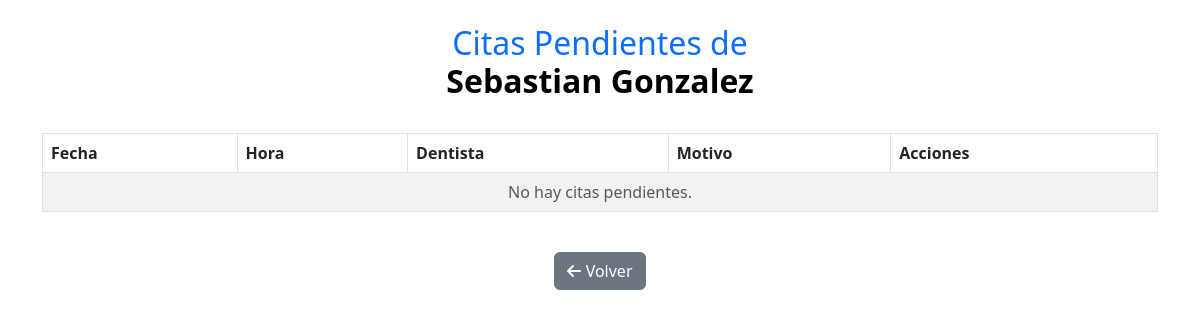
/ver_citas_pendientes/10/ (signed in), run on an earlier commit of the app's database.
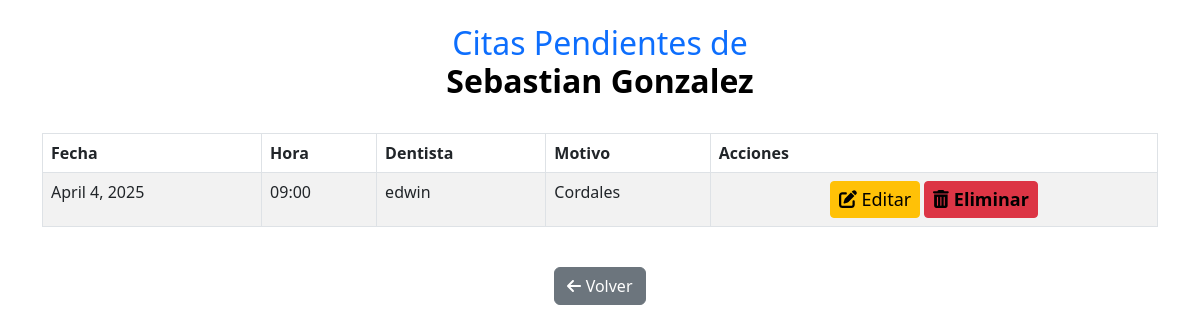
And on a later commit of the database.
### login_app/models.py (models this page shows, shortened)
class Cita(models.Model):
    paciente = models.ForeignKey(settings.AUTH_USER_MODEL, on_delete=models.CASCADE, related_name="citas_paciente")
    dentista = models.ForeignKey(settings.AUTH_USER_MODEL, on_delete=models.SET_NULL, null=True, blank=True, related_name="citas_dentista")
    fecha = models.DateField()
    hora = models.TimeField()
    motivo = models.TextField()
    estado = models.CharField(
        max_length=20,
        choices=[("pendiente", "Pendiente"), ("confirmada", "Confirmada"), ("cancelada", "Cancelada")],
        default="pendiente"
    )

class CustomUser(AbstractUser):
    ROLE_CHOICES = [
        ('admin', 'Administrador'),
        ('auxiliar', 'Auxiliar Administrativo'),
        ('dentista', 'Dentista'),
        ('paciente', 'Paciente'),
    ]
    nombre_completo = models.CharField(max_length=255, default="Sin nombre")
    numero_documento = models.CharField(max_length=20, unique=True, default="Sin documento")  # Valor predeterminado añadido
    role = models.CharField(max_length=20, choices=ROLE_CHOICES, default='paciente')

### login_app/views.py (the view)
# urls.py: path("ver_citas_pendientes/<int:paciente_id>/", views.ver_citas_pendientes, name="ver_citas_pendientes"),
@login_required
def ver_citas_pendientes(request, paciente_id):
    paciente = get_object_or_404(CustomUser, id=paciente_id)  # Obtener el paciente por ID
    citas = Cita.objects.filter(paciente=paciente).order_by("fecha", "hora")  # Obtener citas pendientes
    return render(request, "funcionalidades/ver_citas.html", {"paciente": paciente, "citas": citas})

### login_app/templates/funcionalidades/ver_citas.html (shortened to what this page needs)
{% block content %}
<div class="container mt-4">
    <h2 class="text-center text-primary">Citas Pendientes de <p style="font-weight: bold; color: black;">{{ paciente.nombre_completo }}</p></h2>
    <div class="table-responsive">
        <table class="table table-striped table-bordered mt-3">
            <thead class="thead-dark">
                <tr>
                    <th>Fecha</th>
                    <th>Hora</th>
                    <th>Dentista</th>
                    <th>Motivo</th>
                    <th>Acciones</th>
                </tr>
            </thead>
            <tbody>
                {% for cita in citas %}
                <tr>
                    <td>{{ cita.fecha }}</td>
                    <td>{{ cita.hora|time:"H:i" }}</td>
                    <td>{{ cita.dentista.username }}</td>
                    <td>{{ cita.motivo }}</td>
                    <td class="text-center">
                        <a href="{% url 'editar_cita' cita.id %}" class="btn btn-warning btn-sm" style="font-size: 18px;">
                            <i class="fas fa-edit"></i> Editar
                        </a>
                        <a href="#" class="btn btn-danger btn-sm" onclick="confirmarEliminacion({{ cita.id }})" style="font-size: 18px; color: black; font-weight: bold;">
                            <i class="fas fa-trash-alt"></i> Eliminar
                        </a>
                    </td>
                </tr>
                {% empty %}
                <tr>
                    <td colspan="5" class="text-center text-muted">No hay citas pendientes.</td>
                </tr>
                {% endfor %}
            </tbody>
        </table>
    </div>
    <div class="text-center mt-4">
        <a href="{% url 'gestion_citas' %}" class="btn btn-secondary">
            <i class="fas fa-arrow-left"></i> Volver
        </a>
    </div>
</div>
<link rel="stylesheet" href="https://cdn.jsdelivr.net/npm/bootstrap@5.3.0/dist/css/bootstrap.min.css">
{% endblock %}

What changed in the data, as far as the page shows it:
added Cita: fecha "April 4, 2025", hora "09:00", dentista.username "edwin", motivo "Cordales"
Also different on the page:
text no longer shown: "No hay citas pendientes."
